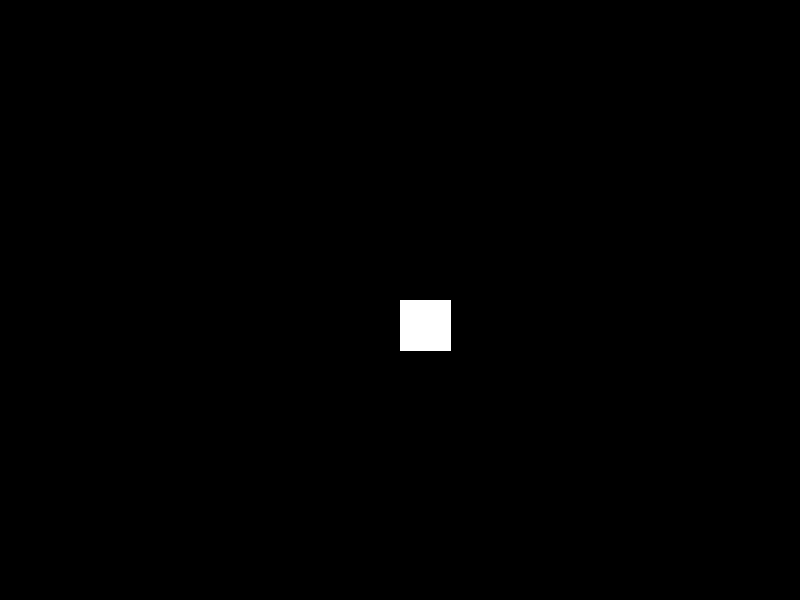
Frame 1 (no input)
Frame 60 (the mouse pressed at the canvas centre just before this capture): identical to frame 1, image omitted
Frame 120 (the mouse held since frame 60 and released just before this capture): identical to frame 1, image omitted

The Processing sketch that drew this single still picture (run headless with seeded random() and noise(); from frame 60 on, the mouse is pressed at the canvas centre):

// Processing sketch: square
// ── square.pde
void setup(){
  size(800,600);
  background(0);
}

void draw(){
   background(0);
   fill(255);
   stroke(255);
   rect(width/2,height/2,50,50);
  
  
}
